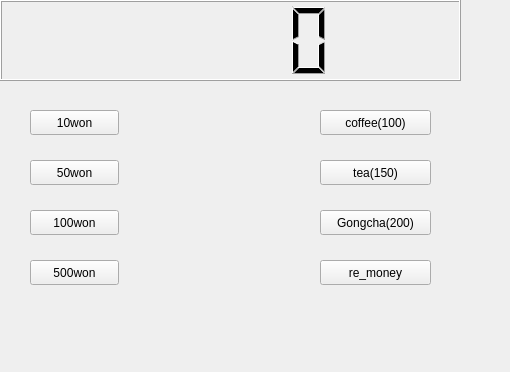
<?xml version="1.0" encoding="UTF-8"?>
<ui version="4.0">
 <class>Widget</class>
 <widget class="QWidget" name="Widget">
  <property name="geometry">
   <rect>
    <x>0</x>
    <y>0</y>
    <width>510</width>
    <height>372</height>
   </rect>
  </property>
  <property name="windowTitle">
   <string>Widget</string>
  </property>
  <widget class="QLCDNumber" name="lcdNumber">
   <property name="geometry">
    <rect>
     <x>0</x>
     <y>0</y>
     <width>461</width>
     <height>81</height>
    </rect>
   </property>
  </widget>
  <widget class="QPushButton" name="pb10">
   <property name="geometry">
    <rect>
     <x>30</x>
     <y>110</y>
     <width>89</width>
     <height>25</height>
    </rect>
   </property>
   <property name="text">
    <string>10won</string>
   </property>
  </widget>
  <widget class="QPushButton" name="pb50">
   <property name="geometry">
    <rect>
     <x>30</x>
     <y>160</y>
     <width>89</width>
     <height>25</height>
    </rect>
   </property>
   <property name="text">
    <string>50won</string>
   </property>
  </widget>
  <widget class="QPushButton" name="pb100">
   <property name="geometry">
    <rect>
     <x>30</x>
     <y>210</y>
     <width>89</width>
     <height>25</height>
    </rect>
   </property>
   <property name="text">
    <string>100won</string>
   </property>
  </widget>
  <widget class="QPushButton" name="pb500">
   <property name="geometry">
    <rect>
     <x>30</x>
     <y>260</y>
     <width>89</width>
     <height>25</height>
    </rect>
   </property>
   <property name="text">
    <string>500won</string>
   </property>
  </widget>
  <widget class="QPushButton" name="pbCoffee">
   <property name="geometry">
    <rect>
     <x>320</x>
     <y>110</y>
     <width>111</width>
     <height>25</height>
    </rect>
   </property>
   <property name="text">
    <string>coffee(100)</string>
   </property>
  </widget>
  <widget class="QPushButton" name="pbTea">
   <property name="geometry">
    <rect>
     <x>320</x>
     <y>160</y>
     <width>111</width>
     <height>25</height>
    </rect>
   </property>
   <property name="text">
    <string>tea(150)</string>
   </property>
  </widget>
  <widget class="QPushButton" name="pbGongcha">
   <property name="geometry">
    <rect>
     <x>320</x>
     <y>210</y>
     <width>111</width>
     <height>25</height>
    </rect>
   </property>
   <property name="text">
    <string>Gongcha(200)</string>
   </property>
  </widget>
  <widget class="QPushButton" name="re_money">
   <property name="geometry">
    <rect>
     <x>320</x>
     <y>260</y>
     <width>111</width>
     <height>25</height>
    </rect>
   </property>
   <property name="text">
    <string>re_money</string>
   </property>
  </widget>
 </widget>
 <layoutdefault spacing="6" margin="11"/>
 <resources/>
 <connections/>
</ui>
